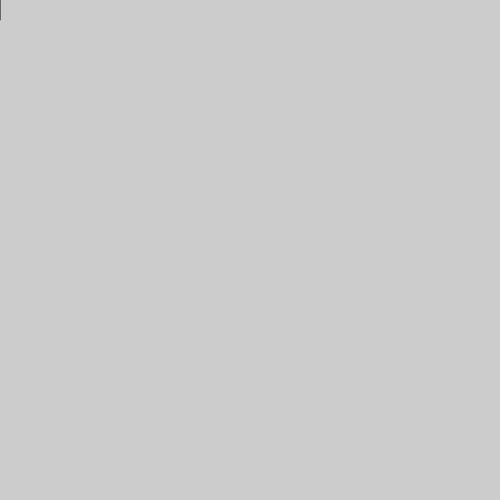
Frame 1 (no input)
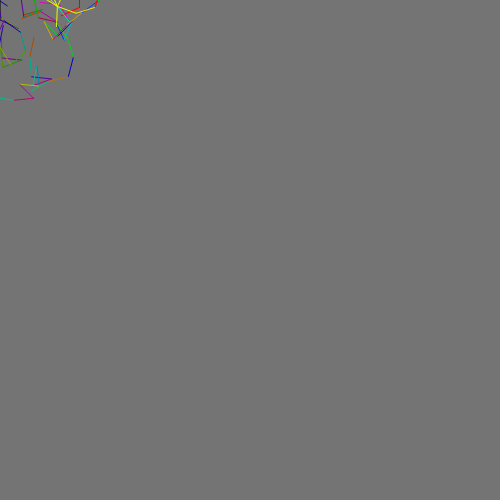
Frame 60 (no input)
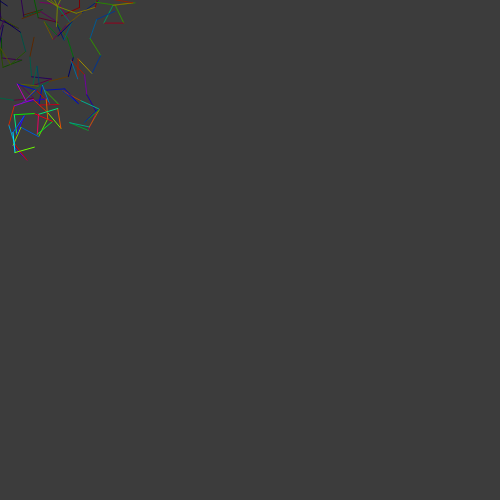
Frame 120 (the mouse pressed at the canvas centre since frame 60)

The p5.js sketch that drew these frames (run headless with seeded random() and noise() and a simulated clock; from frame 60 on, the mouse is pressed at the canvas centre):

// p5.js sketch
// ── sketch.js
// sketch_200718a (p5.js 2.3.4 port of a #p5t Processing sketch)
// https://github.com/madparker/-p5t/blob/main/%23p5t/ArtSketch/07_19_2020/sketch_200718a/sketch_200718a.pde
// #p5t/ArtSketch/07_19_2020/sketch_200718a/sketch_200718a.pde

let x = 0,
  y = 0,
  q = 0,
  w = 0,
  a = 0,
  f = 0,
  l = 20;

function setup() {
  createCanvas(500, 500);
  background(204); // Processing default background
  colorMode(HSB, 99);
}

function draw() {
  f++;
  if (f % 9 == 0) {
    fill(0, 9);
    rect(-1, -1, 550, 550);
  }
  q = sin(a) * l + x;
  w = cos(a) * l + y;
  a += w;
  line(x, y, q, w);
  if (a > PI) {
    stroke(random(99), 99, 99);
    let tries = 0;
    while (q > 500 || w > 500 || q < 0 || w < 0) {
      a += w;
      // Guard: a can lock into a cycle (a += -4*PI keeps cos(a) fixed) and
      // loop forever. The Java original freezes the same way, only later.
      if (++tries > 1000) {
        a = random(TWO_PI);
        tries = 0;
      }
      q = sin(a) * l + x;
      w = cos(a) * l + y;
    }
    x = q;
    y = w;
  }
}

// ---- Original Processing source: #p5t/ArtSketch/07_19_2020/sketch_200718a/sketch_200718a.pde
/*
float x,y,q,w,a,f,l=20;
void setup(){size(500,500);colorMode(HSB,99);}
void draw(){f++;if(f%9==0){fill(0,9);rect(-1,-1,550,550);}
  q=sin(a)*l+x;w=cos(a)*l+y;a+=w;line(x,y,q,w);if(a>PI){stroke(random(99),99,99);while(q>500|w>500|q<0|w<0){a+=w;q=sin(a)*l+x;w=cos(a)*l+y;}x=q;y=w;}}
*/
